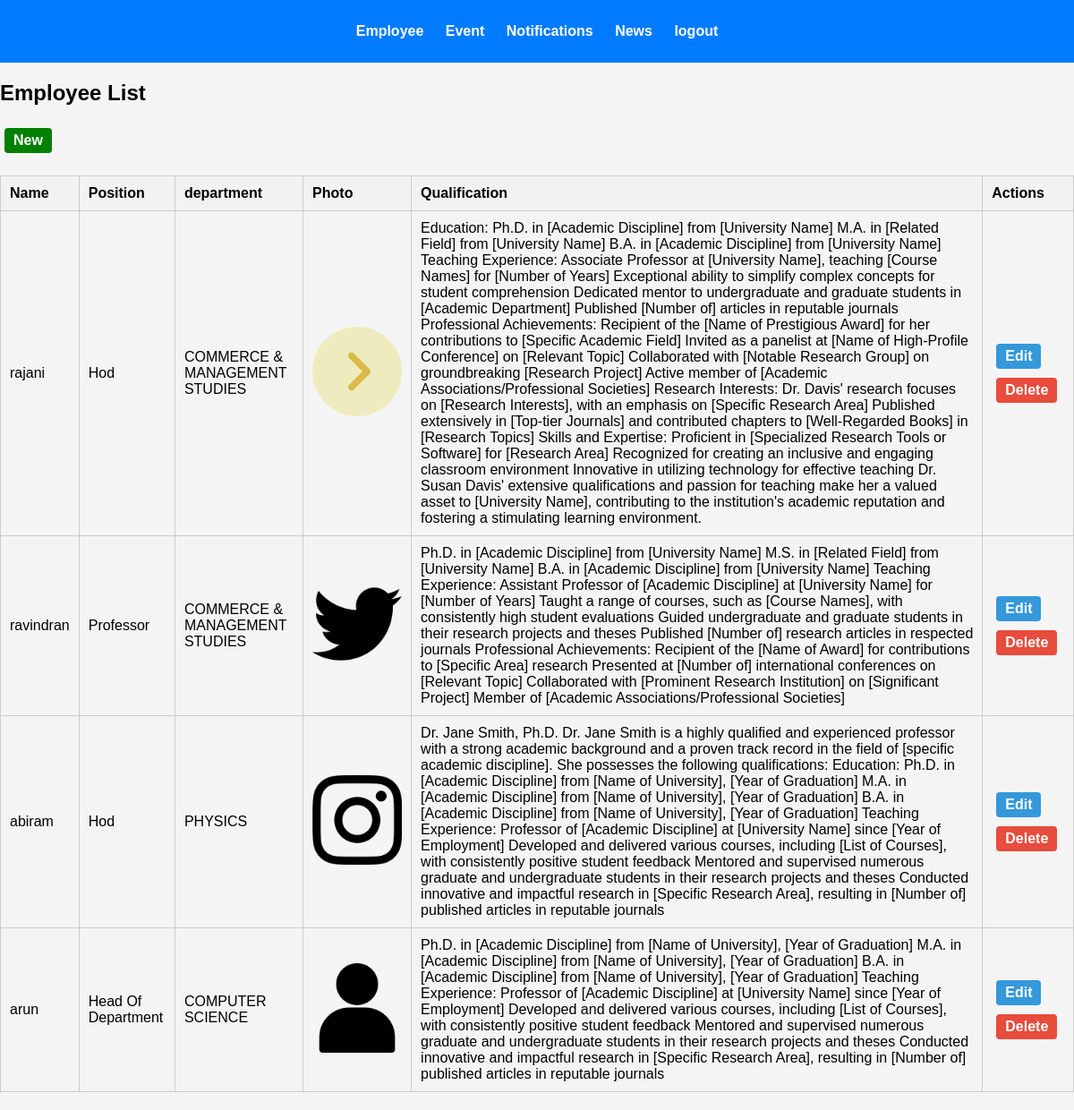
Screenshot of /employee_list (signed in) with the database file from the repository.
### myapp/models.py (models this page shows)
class Employee(models.Model):
    name = models.CharField(max_length=100)
    department = models.CharField(max_length=100)
    position = models.CharField(max_length=50)
    photo = models.ImageField(upload_to='photos/')
    qualification = models.TextField()

### myapp/views.py (the view)
# urls.py: path('employee_list', views.employee_list, name='employee_list'),
def employee_list(request):
    if 'username' in request.session:
        employees = Employee.objects.all()
        return render(request, 'employee_list.html', {'employees': employees})
    return redirect('login')

### templates/employee_list.html
{% extends "admin_header.html" %} {% block content %} {% load static %}
<h2>Employee List</h2>
<a class="btn-add" href="{% url 'create_employee' %}">New </a>
<table class="employee-table">
  <tr>
    <th>Name</th>
    <th>Position</th>
    <th>department</th>
    <th>Photo</th>
    <th>Qualification</th>
    <th>Actions</th>
  </tr>
  {% for employee in employees %}
  <tr>
    <td>{{ employee.name }}</td>
    <td>{{ employee.position }}</td>
    <td>{{ employee.department }}</td>
    <td>
      <img
        src="{{ employee.photo.url }}"
        alt="{{ employee.name }} Photo"
        class="employee-photo"
      />
    </td>
    <td>{{ employee.qualification }}</td>
    <td>
      <a class="btn-edit" href="{% url 'update_employee' employee.id %}"
        >Edit</a
      >
      <a class="btn-delete" href="{% url 'delete_employee' employee.id %}"
        >Delete</a
      >
    </td>
  </tr>
  {% empty %}
  <tr>
    <td colspan="5">No employees available.</td>
  </tr>
  {% endfor %}
</table>
{% endblock %}

### templates/admin_header.html (style rules this page uses)
.employee-table { width: 100%; border-collapse: collapse; margin: 20px auto; }
.employee-table, .employee-table th, .employee-table td { border: 1px solid #ccc; }
.employee-table th, .employee-table td { padding: 10px; text-align: left; }
.employee-table th { background-color: #f2f2f2; }
.employee-photo { max-width: 100px; height: auto; }
.btn-edit, .btn-add, .btn-delete { display: inline-block; padding: 5px 10px; margin: 5px; text-align: center; text-decoration: none; border-radius: 4px; }
.btn-edit { background-color: #3498db; color: #fff; }
.btn-add { background-color: green; color: #fff; }
.btn-delete { background-color: #e74c3c; color: #fff; }
body { font-family: Arial, sans-serif; background-color: #f4f4f4; margin: 0; }
a { color: #fff; text-decoration: none; font-weight: bold; }

### rows the page displays
Employee: name "rajani", position "Hod", department "COMMERCE & MANAGEMENT STUDIES", photo (picture), qualification "Education: Ph.D. in [Academic Discipline] from [University Name] M.A. in [Related Field] from [University Name] B.A. in [Academic Discipline] from [University Name] Teaching Experience: Associate Professor at [University Name], teaching [Course Names] for [Number of Years] Exceptional ability to simplify complex concepts for student comprehension Dedicated mentor to undergraduate and graduate students in [Academic Department] Published [Number of] articles in reputable journals Professional Achievements: Recipient of the [Name of Prestigious Award] for her contributions to [Specific Academic Field] Invited as a panelist at [Name of High-Profile Conference] on [Relevant Topic] Collaborated…"
Employee: name "ravindran", position "Professor", department "COMMERCE & MANAGEMENT STUDIES", photo (picture), qualification "Ph.D. in [Academic Discipline] from [University Name] M.S. in [Related Field] from [University Name] B.A. in [Academic Discipline] from [University Name] Teaching Experience: Assistant Professor of [Academic Discipline] at [University Name] for [Number of Years] Taught a range of courses, such as [Course Names], with consistently high student evaluations Guided undergraduate and graduate students in their research projects and theses Published [Number of] research articles in respected journals Professional Achievements: Recipient of the [Name of Award] for contributions to [Specific Area] research Presented at [Number of] international conferences on [Relevant Topic] Collaborated with…"
Employee: name "abiram", position "Hod", department "PHYSICS", photo (picture), qualification "Dr. Jane Smith, Ph.D. Dr. Jane Smith is a highly qualified and experienced professor with a strong academic background and a proven track record in the field of [specific academic discipline]. She possesses the following qualifications: Education: Ph.D. in [Academic Discipline] from [Name of University], [Year of Graduation] M.A. in [Academic Discipline] from [Name of University], [Year of Graduation] B.A. in [Academic Discipline] from [Name of University], [Year of Graduation] Teaching Experience: Professor of [Academic Discipline] at [University Name] since [Year of Employment] Developed and delivered various courses, including [List of Courses], with consistently positive student…"
Employee: name "arun", position "Head Of Department", department "COMPUTER SCIENCE", photo (placeholder picture), qualification "Ph.D. in [Academic Discipline] from [Name of University], [Year of Graduation] M.A. in [Academic Discipline] from [Name of University], [Year of Graduation] B.A. in [Academic Discipline] from [Name of University], [Year of Graduation] Teaching Experience: Professor of [Academic Discipline] at [University Name] since [Year of Employment] Developed and delivered various courses, including [List of Courses], with consistently positive student feedback Mentored and supervised numerous graduate and undergraduate students in their research projects and theses Conducted innovative and impactful research in [Specific Research Area], resulting in [Number of] published articles in reputable journals"
